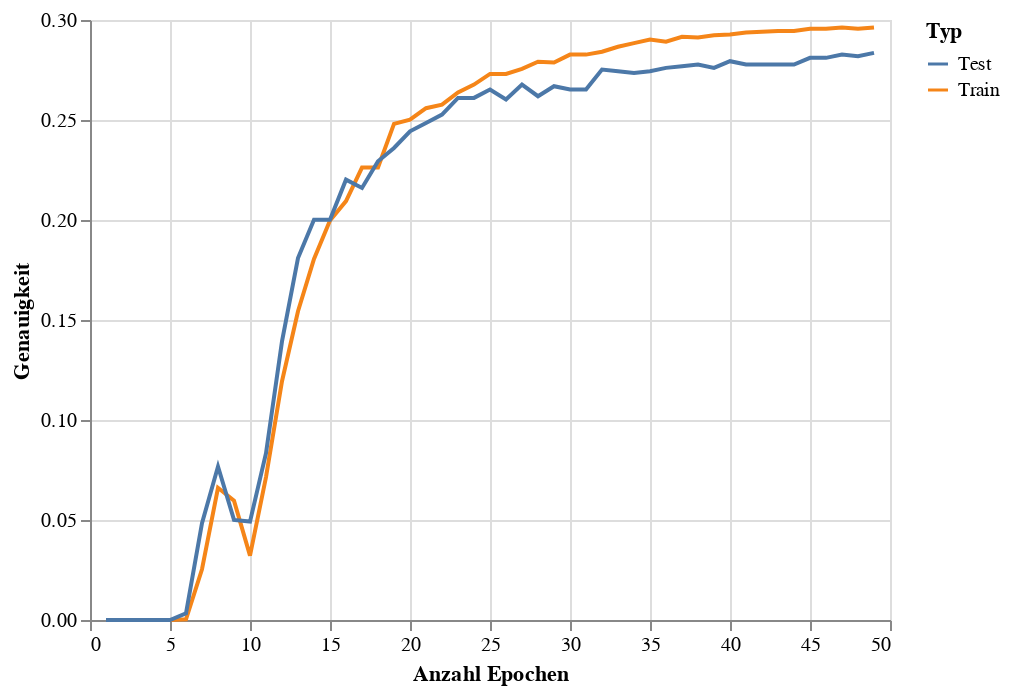

Source (notebook cell):
### Code cell
train_eval_accuracy_chart = alt.Chart(accuracy_df).mark_line().encode(
    x = alt.X('Epoch',title='Anzahl Epochen'),
    y = alt.Y('Accuracy',title='Genauigkeit'),
    color = alt.Color('Type',title='Typ')
)
train_eval_accuracy_chart

### Figure 1 — Vega-Lite specification as saved in the notebook (floating-point values rounded to 4 significant figures)
{"config": {"view": {"continuousWidth": 400, "continuousHeight": 300}}, "data": {"name": "data-ec71af8ed117f9d50c42048c38553ca9"}, "mark": "line", "encoding": {"color": {"field": "Type", "title": "Typ", "type": "nominal"}, "x": {"field": "Epoch", "title": "Anzahl Epochen", "type": "quantitative"}, "y": {"field": "Accuracy", "title": "Genauigkeit", "type": "quantitative"}}, "$schema": "https://vega.github.io/schema/vega-lite/v4.17.0.json", "datasets": {"data-ec71af8ed117f9d50c42048c38553ca9": [{"Epoch": 1, "Accuracy": 0.0, "Type": "Train"}, {"Epoch": 2, "Accuracy": 0.0, "Type": "Train"}, {"Epoch": 3, "Accuracy": 0.0, "Type": "Train"}, {"Epoch": 4, "Accuracy": 0.0, "Type": "Train"}, {"Epoch": 5, "Accuracy": 0.0, "Type": "Train"}, {"Epoch": 6, "Accuracy": 0.0003574, "Type": "Train"}, {"Epoch": 7, "Accuracy": 0.02538, "Type": "Train"}, {"Epoch": 8, "Accuracy": 0.06612, "Type": "Train"}, {"Epoch": 9, "Accuracy": 0.05969, "Type": "Train"}, {"Epoch": 10, "Accuracy": 0.03217, "Type": "Train"}, {"Epoch": 11, "Accuracy": 0.07148, "Type": "Train"}, {"Epoch": 12, "Accuracy": 0.1194, "Type": "Train"}, {"Epoch": 13, "Accuracy": 0.1544, "Type": "Train"}, {"Epoch": 14, "Accuracy": 0.1805, "Type": "Train"}, {"Epoch": 15, "Accuracy": 0.1998, "Type": "Train"}, {"Epoch": 16, "Accuracy": 0.2094, "Type": "Train"}, {"Epoch": 17, "Accuracy": 0.2262, "Type": "Train"}, {"Epoch": 18, "Accuracy": 0.2262, "Type": "Train"}, {"Epoch": 19, "Accuracy": 0.248, "Type": "Train"}, {"Epoch": 20, "Accuracy": 0.2502, "Type": "Train"}, {"Epoch": 21, "Accuracy": 0.2559, "Type": "Train"}, {"Epoch": 22, "Accuracy": 0.2577, "Type": "Train"}, {"Epoch": 23, "Accuracy": 0.2638, "Type": "Train"}, {"Epoch": 24, "Accuracy": 0.2677, "Type": "Train"}, {"Epoch": 25, "Accuracy": 0.2731, "Type": "Train"}, {"Epoch": 26, "Accuracy": 0.2731, "Type": "Train"}, {"Epoch": 27, "Accuracy": 0.2756, "Type": "Train"}, {"Epoch": 28, "Accuracy": 0.2791, "Type": "Train"}, {"Epoch": 29, "Accuracy": 0.2788, "Type": "Train"}, {"Epoch": 30, "Accuracy": 0.2827, "Type": "Train"}, {"Epoch": 31, "Accuracy": 0.2827, "Type": "Train"}, {"Epoch": 32, "Accuracy": 0.2841, "Type": "Train"}, {"Epoch": 33, "Accuracy": 0.2866, "Type": "Train"}, {"Epoch": 34, "Accuracy": 0.2884, "Type": "Train"}, {"Epoch": 35, "Accuracy": 0.2902, "Type": "Train"}, {"Epoch": 36, "Accuracy": 0.2891, "Type": "Train"}, {"Epoch": 37, "Accuracy": 0.2916, "Type": "Train"}, {"Epoch": 38, "Accuracy": 0.2913, "Type": "Train"}, {"Epoch": 39, "Accuracy": 0.2924, "Type": "Train"}, {"Epoch": 40, "Accuracy": 0.2927, "Type": "Train"}, {"Epoch": 41, "Accuracy": 0.2938, "Type": "Train"}, {"Epoch": 42, "Accuracy": 0.2941, "Type": "Train"}, {"Epoch": 43, "Accuracy": 0.2945, "Type": "Train"}, {"Epoch": 44, "Accuracy": 0.2945, "Type": "Train"}, {"Epoch": 45, "Accuracy": 0.2956, "Type": "Train"}, {"Epoch": 46, "Accuracy": 0.2956, "Type": "Train"}, {"Epoch": 47, "Accuracy": 0.2963, "Type": "Train"}, {"Epoch": 48, "Accuracy": 0.2956, "Type": "Train"}, {"Epoch": 49, "Accuracy": 0.2963, "Type": "Train"}, {"Epoch": 1, "Accuracy": 0.0, "Type": "Test"}, {"Epoch": 2, "Accuracy": 0.0, "Type": "Test"}, {"Epoch": 3, "Accuracy": 0.0, "Type": "Test"}, {"Epoch": 4, "Accuracy": 0.0, "Type": "Test"}, {"Epoch": 5, "Accuracy": 0.0, "Type": "Test"}, {"Epoch": 6, "Accuracy": 0.003336, "Type": "Test"}, {"Epoch": 7, "Accuracy": 0.04837, "Type": "Test"}, {"Epoch": 8, "Accuracy": 0.07673, "Type": "Test"}, {"Epoch": 9, "Accuracy": 0.05004, "Type": "Test"}, {"Epoch": 10, "Accuracy": 0.04921, "Type": "Test"}, {"Epoch": 11, "Accuracy": 0.0834, "Type": "Test"}, {"Epoch": 12, "Accuracy": 0.1393, "Type": "Test"}, {"Epoch": 13, "Accuracy": 0.181, "Type": "Test"}, {"Epoch": 14, "Accuracy": 0.2002, "Type": "Test"}, {"Epoch": 15, "Accuracy": 0.2002, "Type": "Test"}, {"Epoch": 16, "Accuracy": 0.2202, "Type": "Test"}, {"Epoch": 17, "Accuracy": 0.216, "Type": "Test"}, {"Epoch": 18, "Accuracy": 0.2294, "Type": "Test"}, {"Epoch": 19, "Accuracy": 0.236, "Type": "Test"}, {"Epoch": 20, "Accuracy": 0.2444, "Type": "Test"}, {"Epoch": 21, "Accuracy": 0.2485, "Type": "Test"}, {"Epoch": 22, "Accuracy": 0.2527, "Type": "Test"}, {"Epoch": 23, "Accuracy": 0.2611, "Type": "Test"}, {"Epoch": 24, "Accuracy": 0.2611, "Type": "Test"}, {"Epoch": 25, "Accuracy": 0.2652, "Type": "Test"}, {"Epoch": 26, "Accuracy": 0.2602, "Type": "Test"}, {"Epoch": 27, "Accuracy": 0.2677, "Type": "Test"}, {"Epoch": 28, "Accuracy": 0.2619, "Type": "Test"}, {"Epoch": 29, "Accuracy": 0.2669, "Type": "Test"}, {"Epoch": 30, "Accuracy": 0.2652, "Type": "Test"}, {"Epoch": 31, "Accuracy": 0.2652, "Type": "Test"}, {"Epoch": 32, "Accuracy": 0.2752, "Type": "Test"}, {"Epoch": 33, "Accuracy": 0.2744, "Type": "Test"}, {"Epoch": 34, "Accuracy": 0.2736, "Type": "Test"}, {"Epoch": 35, "Accuracy": 0.2744, "Type": "Test"}, {"Epoch": 36, "Accuracy": 0.2761, "Type": "Test"}, {"Epoch": 37, "Accuracy": 0.2769, "Type": "Test"}, {"Epoch": 38, "Accuracy": 0.2777, "Type": "Test"}, {"Epoch": 39, "Accuracy": 0.2761, "Type": "Test"}, {"Epoch": 40, "Accuracy": 0.2794, "Type": "Test"}, {"Epoch": 41, "Accuracy": 0.2777, "Type": "Test"}, {"Epoch": 42, "Accuracy": 0.2777, "Type": "Test"}, {"Epoch": 43, "Accuracy": 0.2777, "Type": "Test"}, {"Epoch": 44, "Accuracy": 0.2777, "Type": "Test"}, {"Epoch": 45, "Accuracy": 0.2811, "Type": "Test"}, {"Epoch": 46, "Accuracy": 0.2811, "Type": "Test"}, {"Epoch": 47, "Accuracy": 0.2827, "Type": "Test"}, {"Epoch": 48, "Accuracy": 0.2819, "Type": "Test"}, {"Epoch": 49, "Accuracy": 0.2836, "Type": "Test"}]}}
